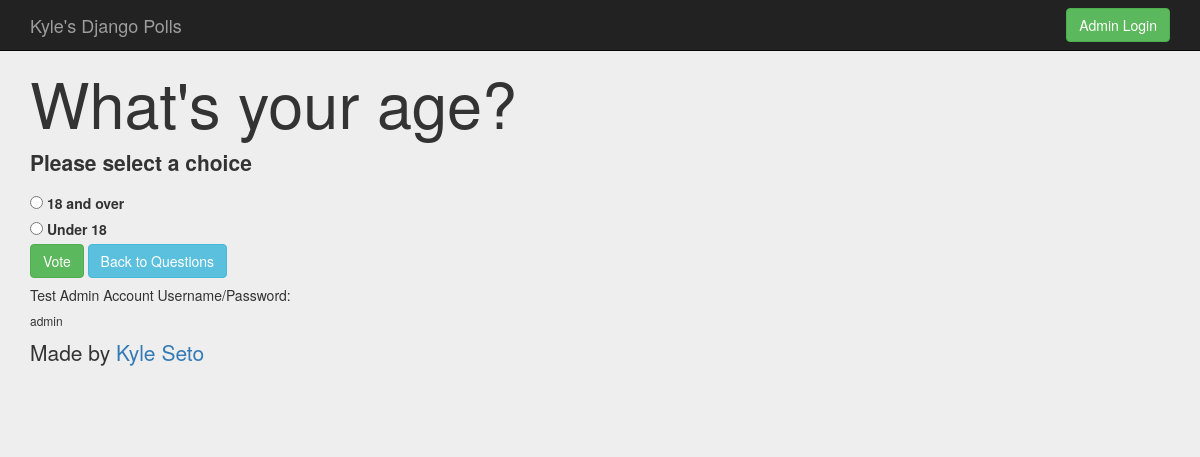
/polls/2/vote/, run on the app's committed database.
### polls/models.py (models this page shows, shortened)
class Question(models.Model):
    question_text = models.CharField(max_length = 100)
    pub_date = models.DateTimeField('date published')

class Choice(models.Model):
    choice_text = models.CharField(max_length = 200)
    votes = models.IntegerField(default = 0)
    question = models.ForeignKey(Question, on_delete=models.CASCADE)

### polls/views.py (the view)
# urls.py: path('<int:question_id>/vote/', views.vote, name='vote'),
def vote(request, question_id):
    question = get_object_or_404(Question, pk=question_id)
    try:
        selected_choice = question.choice_set.get(pk = request.POST['choice'])
    except:
        return render(request, 'polls/detail.html', {'question':question, 'error_message':"Please select a choice"})
    else:
        selected_choice.votes += 1
        selected_choice.save()
        return HttpResponseRedirect(reverse('polls:results',args=(question.id, )))

### polls/templates/polls/detail.html (shortened to what this page needs)
<!DOCTYPE html>
{% extends 'polls/base.html' %}
{% block main_content %}
<h1>{{ question.question_text }}</h1>
{% if error_message %} <p><strong>{{error_message}}</strong></p> {% endif %}
<form action = "{% url 'polls:vote' question.id%}" method = "post">
    {% for choice in question.choice_set.all %}
        <input type="radio" name="choice" id="choice{{forloop.counter}}" value="{{choice.id}}"/>
        <label for="choice{{forloop.counter}}">{{choice.choice_text}}</label><br>
    {% endfor %}
    <input type="submit" class="btn btn-success" value="Vote"/> <a class="btn btn-info" href="{% url 'polls:index' %}">Back to Questions</a>
</form>
{% endblock %}

### polls/static/polls/style.css (style rules this page uses)
body { background-color:rgb(238, 238, 238); }

### data on the page
Question: question_text "What's your age?"
Choice: choice_text "18 and over"
Choice: choice_text "Under 18"

### other printed values
{{ error_message }} "Please select a choice"
